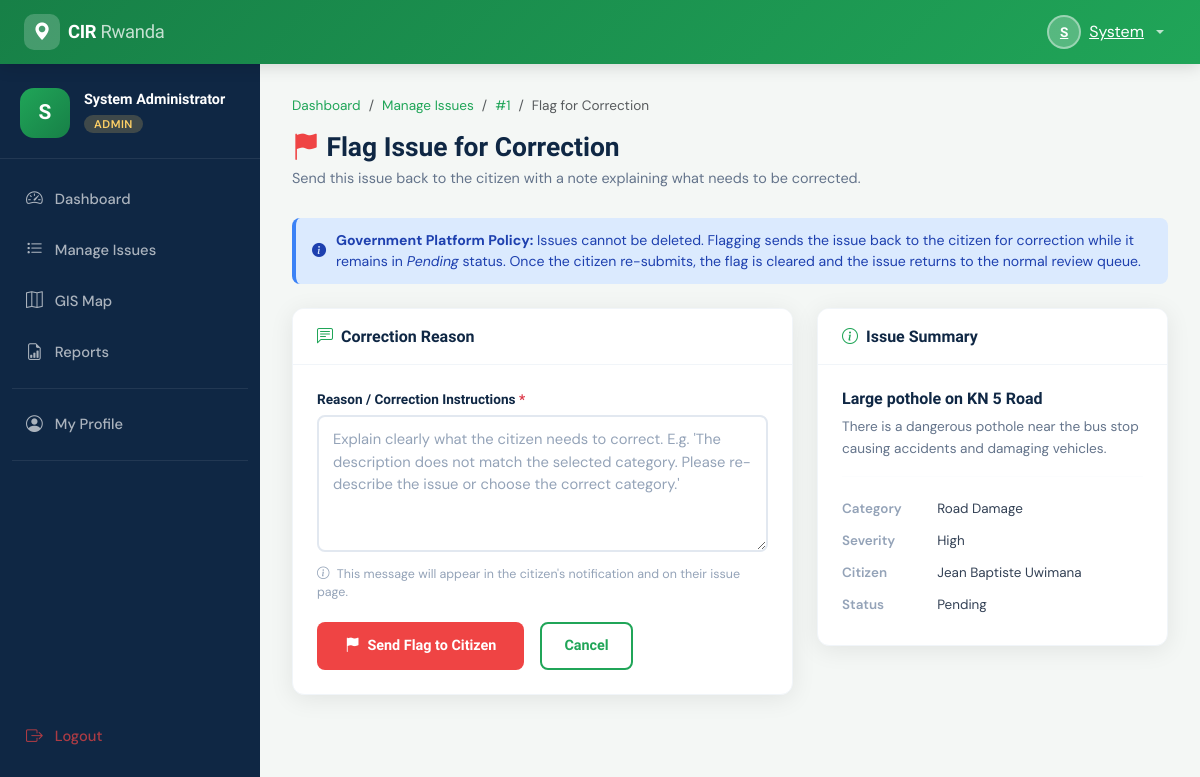
/pages/admin/flag_issue.php?id=1 (signed in), run on the app's committed database.
### tables this page shows
CREATE TABLE IF NOT EXISTS issues (
    id INT AUTO_INCREMENT PRIMARY KEY,
    user_id INT NOT NULL,
    category_id INT NOT NULL,
    title VARCHAR(200) NOT NULL,
    description TEXT NOT NULL,
    image VARCHAR(255) DEFAULT NULL,
    latitude DECIMAL(10, 8) DEFAULT NULL,
    longitude DECIMAL(11, 8) DEFAULT NULL,
    location_name VARCHAR(255) DEFAULT NULL,
    severity ENUM('Low', 'Medium', 'High', 'Critical') NOT NULL DEFAULT 'Medium',
    status ENUM('Pending', 'In Progress', 'Resolved') NOT NULL DEFAULT 'Pending',
    priority_score DECIMAL(5, 2) DEFAULT 0.00 COMMENT 'Calculated priority score for admin sorting',
    created_at TIMESTAMP DEFAULT CURRENT_TIMESTAMP,
    updated_at TIMESTAMP DEFAULT CURRENT_TIMESTAMP ON UPDATE CURRENT_TIMESTAMP,
    FOREIGN KEY (user_id) REFERENCES users(id) ON DELETE CASCADE,
    FOREIGN KEY (category_id) REFERENCES categories(id)
);

### pages/admin/flag_issue.php (the view, shortened to what this page needs)
<?php
require_once __DIR__ . '/../../includes/header.php';
$db      = getDB();
$issueId = (int) ($_GET['id'] ?? 0);
$stmt = $db->prepare(
    "SELECT i.*, u.full_name AS citizen_name, u.id AS citizen_id, c.category_name
     FROM issues i
     JOIN users u ON i.user_id = u.id
     JOIN categories c ON i.category_id = c.id
     WHERE i.id = ?"
);
$stmt->execute([$issueId]);
$issue = $stmt->fetch();
?>
<?php require_once __DIR__ . '/../../includes/navbar.php'; ?>
<div class="main-wrapper">
<div class="main-content">
    <nav aria-label="breadcrumb" class="mb-3">
        <ol class="breadcrumb" style="font-size:0.85rem;">
            <li class="breadcrumb-item"><a href="<?= BASE_URL ?>/pages/admin/dashboard.php" class="text-green">Dashboard</a></li>
            <li class="breadcrumb-item"><a href="<?= BASE_URL ?>/pages/admin/manage_issues.php" class="text-green">Manage Issues</a></li>
            <li class="breadcrumb-item"><a href="<?= BASE_URL ?>/pages/admin/view_issue.php?id=<?= $issueId ?>" class="text-green">#<?= $issueId ?></a></li>
            <li class="breadcrumb-item active">Flag for Correction</li>
        </ol>
    </nav>
    <div class="page-header">
        <h1><i class="bi bi-flag-fill me-2" style="color:#ef4444;"></i>Flag Issue for Correction</h1>
        <p>Send this issue back to the citizen with a note explaining what needs to be corrected.</p>
    </div>
    <div class="cir-alert cir-alert-info mb-4">
        <i class="bi bi-info-circle-fill"></i>
        <div>
            <strong>Government Platform Policy:</strong> Issues cannot be deleted. Flagging sends the issue back to the citizen for correction
            while it remains in <em>Pending</em> status. Once the citizen re-submits, the flag is cleared and the issue returns to the normal review queue.
        </div>
    </div>
    <div class="row g-4">
        <div class="col-lg-7">
            <div class="cir-card">
                <div class="cir-card-header"><h5><i class="bi bi-chat-left-text me-2 text-green"></i>Correction Reason</h5></div>
                <div class="cir-card-body">
                    <form method="POST">
                        <div class="form-row">
                            <label class="cir-form-label">Reason / Correction Instructions <span class="text-danger">*</span></label>
                            <textarea name="flag_reason" class="cir-form-control" rows="5"
                                      placeholder="Explain clearly what the citizen needs to correct. E.g. 'The description does not match the selected category. Please re-describe the issue or choose the correct category.'"
                                      required><?= htmlspecialchars($issue['flag_reason'] ?? '') ?></textarea>
                            <p style="font-size:0.78rem;color:#94a3b8;margin-top:6px;">
                                <i class="bi bi-info-circle me-1"></i>
                                This message will appear in the citizen's notification and on their issue page.
                            </p>
                        </div>
                        <div class="d-flex gap-3">
                            <button type="submit" class="btn-cir-primary" style="padding:12px 28px;background:#ef4444;">
                                <i class="bi bi-flag-fill"></i> Send Flag to Citizen
                            </button>
                            <a href="<?= BASE_URL ?>/pages/admin/view_issue.php?id=<?= $issueId ?>"
                               class="btn-cir-outline" style="padding:11px 22px;">
                                Cancel
                            </a>
                        </div>
                    </form>
                </div>
            </div>
        </div>
        <div class="col-lg-5">
            <div class="cir-card">
                <div class="cir-card-header"><h5><i class="bi bi-info-circle me-2 text-green"></i>Issue Summary</h5></div>
                <div class="cir-card-body">
                    <h6 class="fw-bold text-navy"><?= htmlspecialchars($issue['title']) ?></h6>
                    <p style="font-size:0.85rem;color:#64748b;line-height:1.6;">
                        <?= htmlspecialchars(substr($issue['description'], 0, 220)) ?>
                    </p>
                    <hr style="border-color:#f1f5f9;" />
                    <table style="width:100%;font-size:0.84rem;border-collapse:collapse;">
                        <?php foreach ([
                            ['Category', $issue['category_name']],
                            ['Severity', $issue['severity']],
                            ['Citizen',  $issue['citizen_name']],
                            ['Status',   $issue['status']],
                        ] as [$l,$v]): ?>
                        <tr>
                            <td style="padding:6px 0;color:#94a3b8;font-weight:600;"><?= $l ?></td>
                            <td style="padding:6px 0 6px 12px;color:#334155;"><?= htmlspecialchars($v) ?></td>
                        </tr>
                        <?php endforeach; ?>
                    </table>
                </div>
            </div>
        </div>
    </div>
</div>
</div>
<?php require_once __DIR__ . '/../../includes/footer.php'; ?>

### assets/css/style.css (style rules this page uses)
:root { --cir-green: #20a558; --cir-green-dark: #178047; --cir-green-light: #e8f7f0; --cir-navy: #0f2744; --cir-navy-mid: #1a3a5c; --cir-accent: #ffd166; --cir-red: #ef4444; --cir-orange: #f59e0b; --cir-blue: #3b82f6; --sidebar-w: 260px; --navbar-h: 64px; --radius: 12px; --radius-sm: 8px; --shadow: 0 4px 24px rgba(0,0,0,.08); --shadow-md: 0 8px 32px rgba(0,0,0,.12); --transition: all .2s ease; }
*, *::before, *::after { box-sizing: border-box; }
body { font-family: 'DM Sans', sans-serif; font-size: 0.95rem; background: #f4f7f5; color: #1e293b; margin: 0; }
h1, h2, h3, h4, h5, h6, .sora { font-family: 'Sora', sans-serif; }
a { text-decoration: none; color: inherit; }
.main-wrapper { margin-left: var(--sidebar-w); margin-top: var(--navbar-h); min-height: calc(100vh - var(--navbar-h)); transition: margin-left .25s ease; }
.main-content { padding: 32px; }
.page-header { margin-bottom: 28px; }
.page-header h1 { font-size: 1.65rem; font-weight: 800; color: var(--cir-navy); margin: 0 0 4px; }
.page-header p { color: #64748b; margin: 0; font-size: 0.9rem; }
.cir-card { background: #fff; border-radius: var(--radius); box-shadow: var(--shadow); border: 1px solid #f1f5f9; overflow: hidden; }
.cir-card-header { padding: 18px 24px; border-bottom: 1px solid #f1f5f9; display: flex; align-items: center; justify-content: space-between; background: #fff; }
.cir-card-header h5 { font-family: 'Sora', sans-serif; font-weight: 700; font-size: 1rem; margin: 0; color: var(--cir-navy); }
.cir-card-body { padding: 24px; }
.btn-cir-primary { background: var(--cir-green); color: #fff; border: none; padding: 10px 22px; border-radius: var(--radius-sm); font-family: 'Sora', sans-serif; font-weight: 600; font-size: 0.9rem; cursor: pointer; transition: var(--transition); display: inline-flex; align-items: center; gap: 8px; }
.btn-cir-outline { background: transparent; color: var(--cir-green); border: 2px solid var(--cir-green); padding: 9px 20px; border-radius: var(--radius-sm); font-family: 'Sora', sans-serif; font-weight: 600; font-size: 0.9rem; cursor: pointer; transition: var(--transition); display: inline-flex; align-items: center; gap: 8px; }
.cir-form-label { font-family: 'Sora', sans-serif; font-weight: 600; font-size: 0.85rem; color: var(--cir-navy); margin-bottom: 6px; display: block; }
.cir-form-control { width: 100%; padding: 11px 14px; border: 2px solid #e2e8f0; border-radius: var(--radius-sm); font-family: 'DM Sans', sans-serif; font-size: 0.92rem; color: #1e293b; background: #fff; transition: var(--transition); outline: none; }
.cir-form-control::placeholder { color: #94a3b8; }
.form-row { margin-bottom: 20px; }
.cir-alert { padding: 12px 16px; border-radius: var(--radius-sm); font-size: 0.88rem; margin-bottom: 16px; display: flex; align-items: center; gap: 10px; }
.cir-alert-info { background: #dbeafe; color: #1e40af; border-left: 4px solid var(--cir-blue); }
.text-green { color: var(--cir-green) !important; }
.text-navy { color: var(--cir-navy) !important; }

### data on the page
issues: title "Large pothole on KN 5 Road", description "There is a dangerous pothole near the bus stop causing accidents and damaging vehicles."

### other printed values
substr($userName, 0, 1) "S"
explode(' ', $userName)[0] "System"
$userName "System Administrator"
$role "ADMIN"
$issueId "1"
$l "Category"
$v "Road Damage"
$l "Severity"
$v "High"
$l "Citizen"
$v "Jean Baptiste Uwimana"
$l "Status"
$v "Pending"
